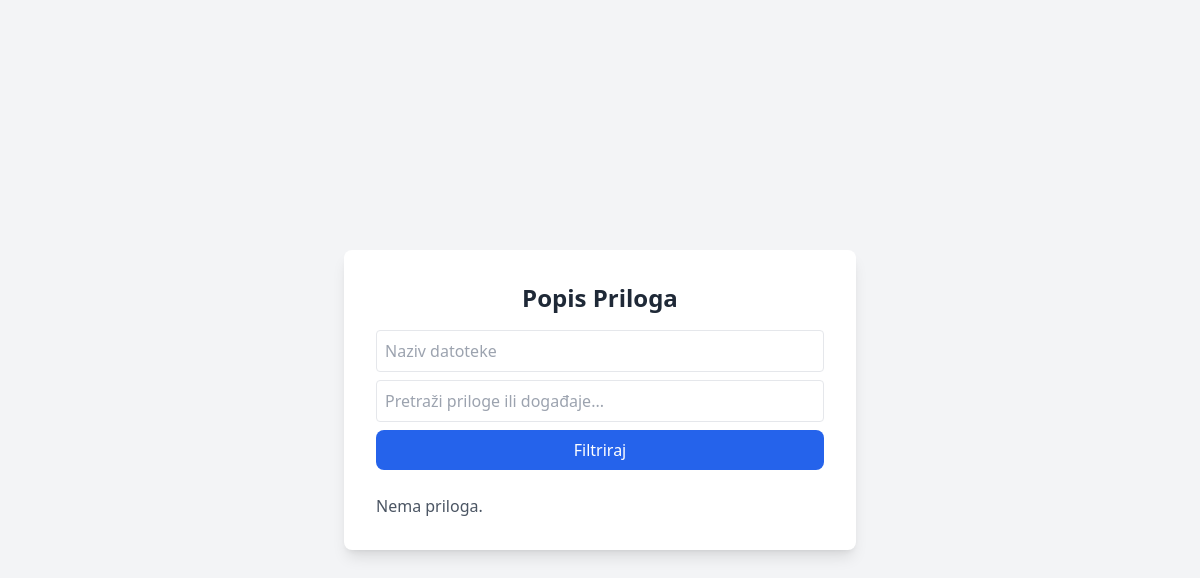
Before: /attachments/ with the older database file.
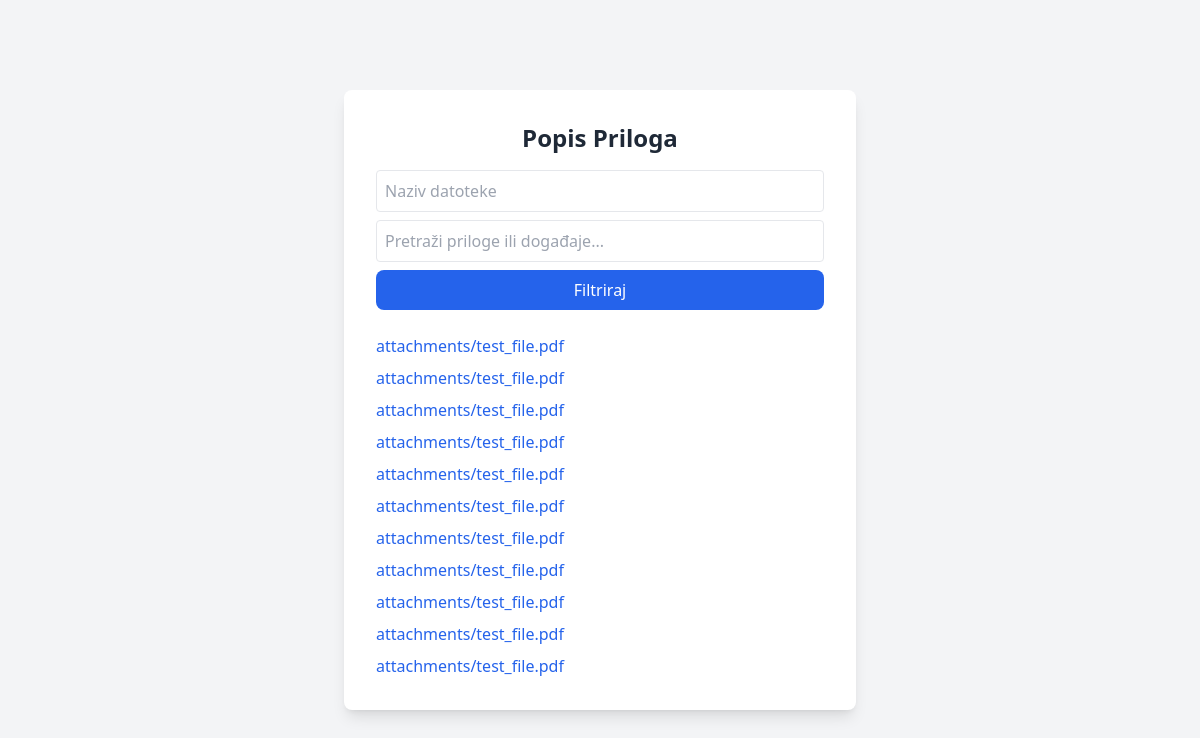
After: the same page with the newer database file.
### main/models.py (models this page shows, shortened)
class Attachment(models.Model):
    event = models.ForeignKey(Event, on_delete=models.CASCADE, related_name='attachments')
    file = models.FileField(upload_to='attachments/')
    uploaded_at = models.DateTimeField(auto_now_add=True)
    class Meta:
        default_permissions = ()
        permissions = [
            ("add_attachment", "Can add attachment"),
            ("view_attachment", "Can view attachment"),
        ]

### main/views.py (the view)
# urls.py: path('attachments/', AttachmentListView.as_view(), name='attachment_list'),
class AttachmentListView(ListView):
    model = Attachment
    template_name = 'main/ListView/attachment_list.html'
    context_object_name = 'attachments'
    def get_queryset(self):
        queryset = super().get_queryset()
        filename = self.request.GET.get('filename')
        if filename:
            queryset = queryset.filter(file__icontains=filename)
        search_query = self.request.GET.get('q')
        if search_query:
            queryset = queryset.filter(
                models.Q(file__icontains=search_query) | models.Q(event__title__icontains=search_query)
            )
        return queryset

### templates/main/ListView/attachment_list.html (shortened to what this page needs)
<!DOCTYPE html>
<html lang="en">
<head>
    <script src="https://cdn.tailwindcss.com"></script>
</head>
<body class="flex items-center justify-center min-h-screen bg-gray-100">
    <div class="bg-white p-8 rounded-lg shadow-lg w-full max-w-lg">
        <h1 class="text-2xl font-semibold text-gray-800 text-center">Popis Priloga</h1>
        <form method="get" class="mt-4 space-y-2">
            <input type="text" name="filename" placeholder="Naziv datoteke" class="w-full p-2 border rounded">
            <input type="text" name="q" placeholder="Pretraži priloge ili događaje..." class="w-full p-2 border rounded">
            <button type="submit" class="w-full bg-blue-600 text-white py-2 rounded-lg hover:bg-blue-700">
                Filtriraj
            </button>
        </form>
        <ul class="mt-6 space-y-2">
            {% for attachment in attachments %}
                <li>
                    <a href="{{ attachment.file.url }}" class="text-blue-600 hover:underline">{{ attachment.file.name }}</a>
                </li>
            {% empty %}
                <li class="text-gray-600">Nema priloga.</li>
            {% endfor %}
        </ul>
    </div>
</body>
</html>

Changed rows visible on the page:
added Attachment: file.name "attachments/test_file.pdf"
added Attachment: file.name "attachments/test_file.pdf"
added Attachment: file.name "attachments/test_file.pdf"
added Attachment: file.name "attachments/test_file.pdf"
added Attachment: file.name "attachments/test_file.pdf"
added Attachment: file.name "attachments/test_file.pdf"
added Attachment: file.name "attachments/test_file.pdf"
added Attachment: file.name "attachments/test_file.pdf"
added Attachment: file.name "attachments/test_file.pdf"
added Attachment: file.name "attachments/test_file.pdf"
added Attachment: file.name "attachments/test_file.pdf"
Other visible differences:
text no longer shown: "Nema priloga."
